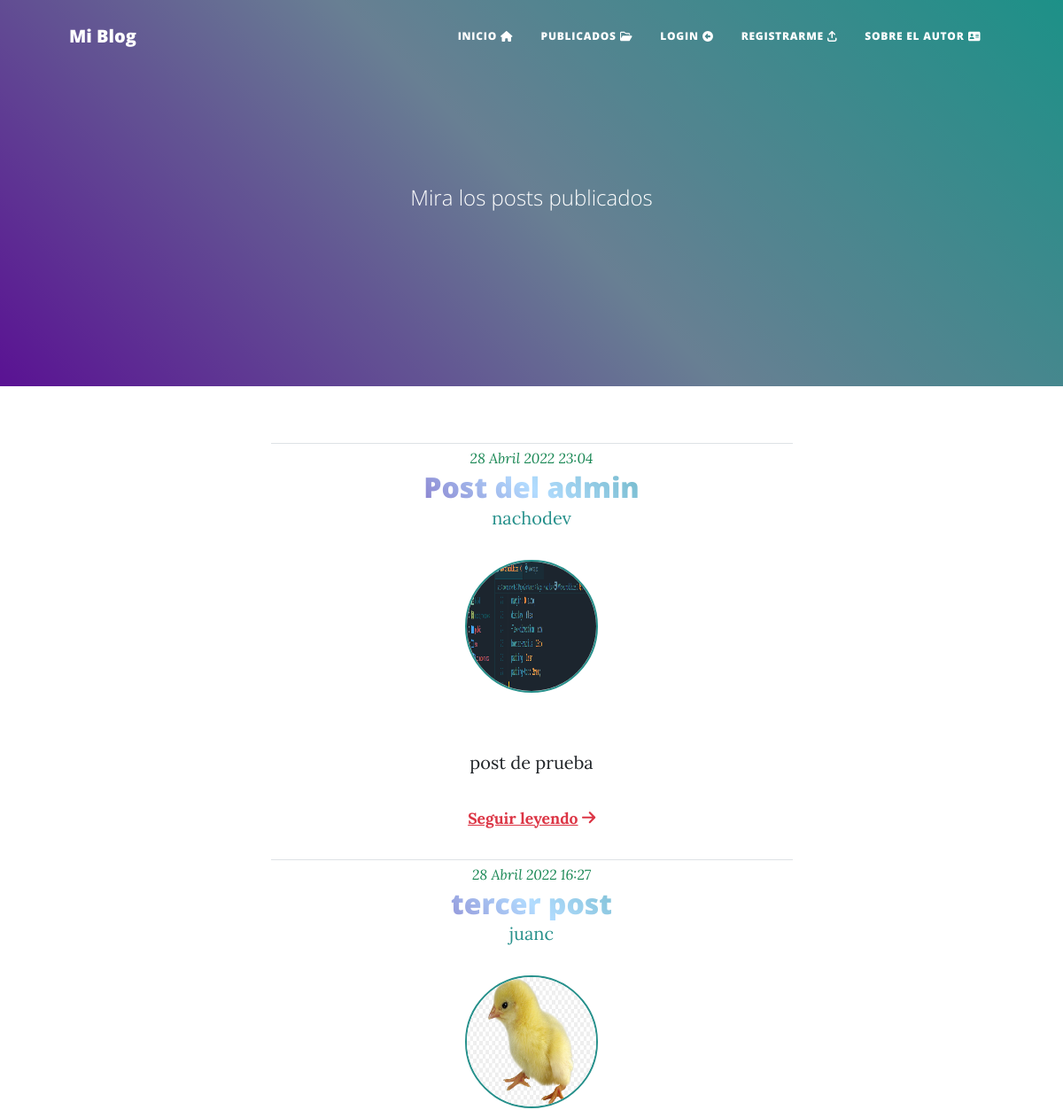
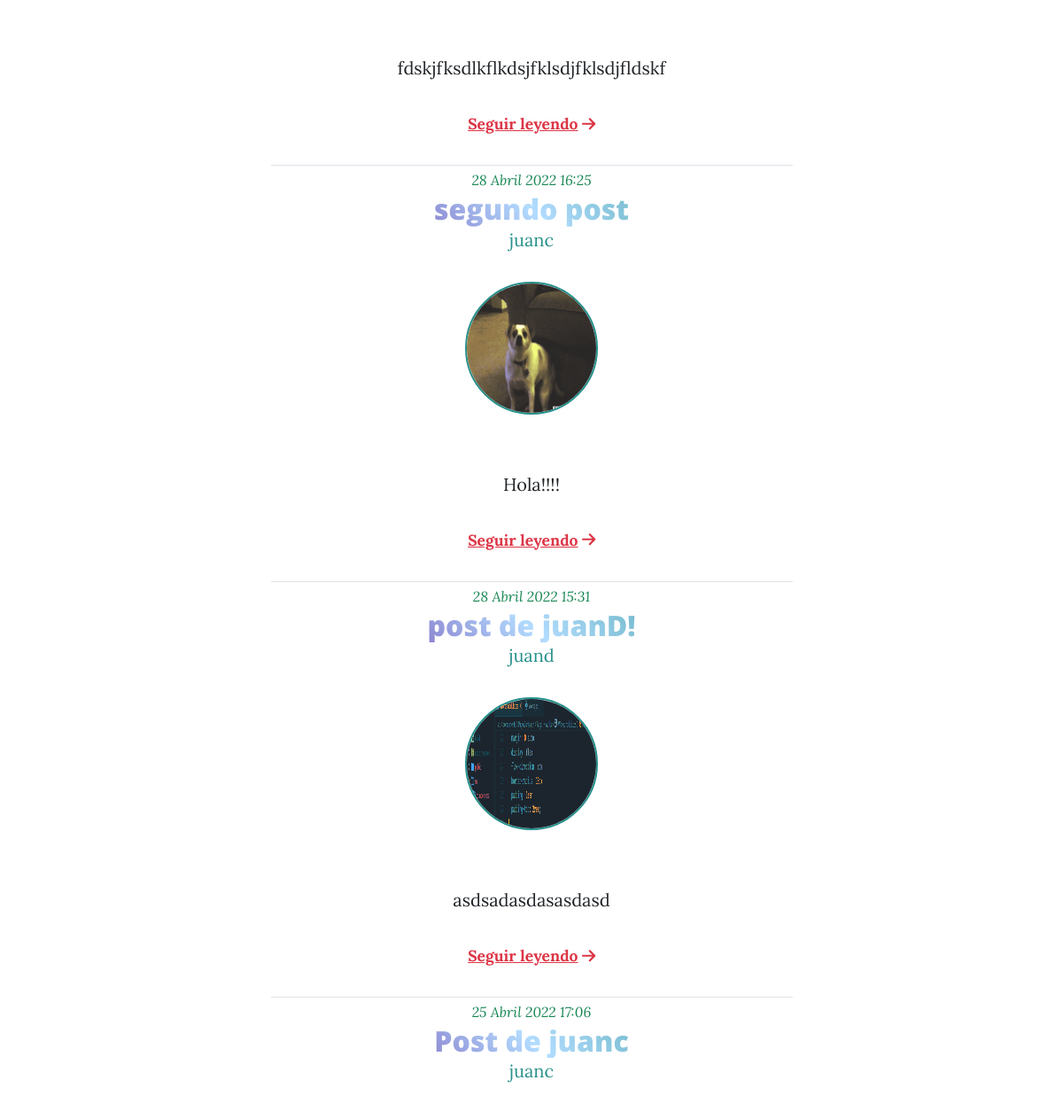
The page /pages/ (upper part) on the database as committed earlier (2 pictures, top to bottom).
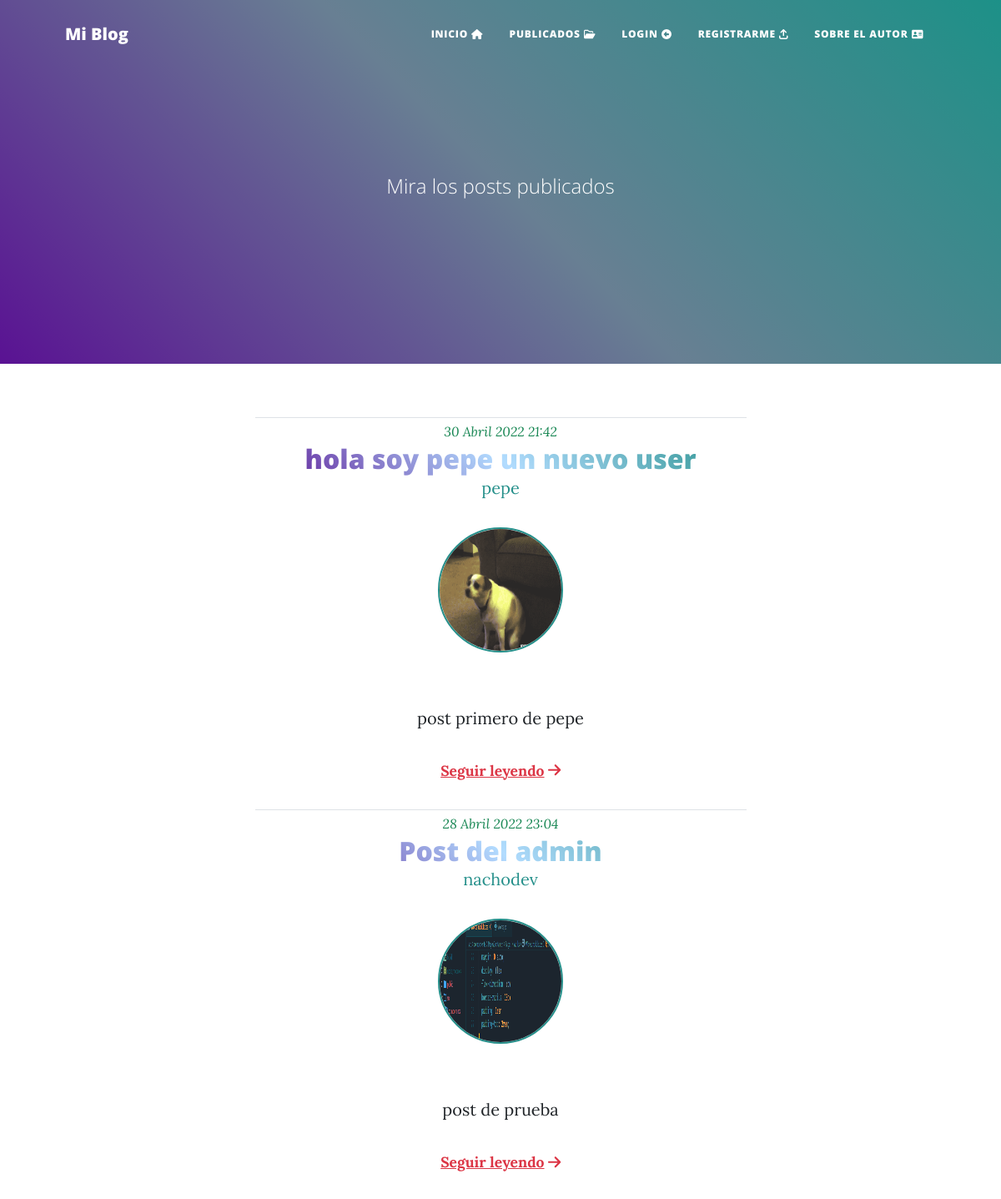
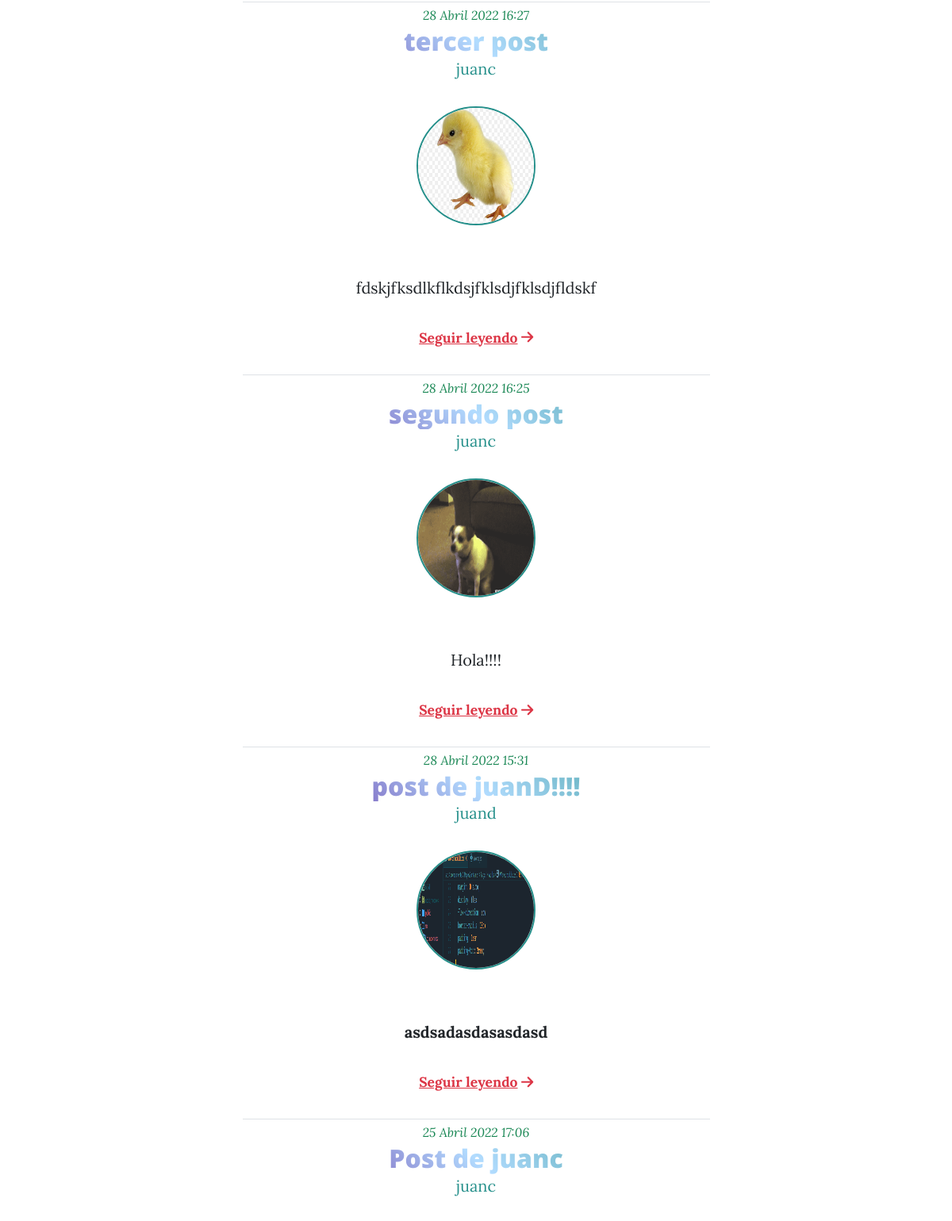
The same page on the database as committed later (2 pictures, top to bottom).
### appblog/models.py (models this page shows, shortened)
class Posteos_nuevos(models.Model):
    id = models.AutoField(primary_key=True)
    titulo = models.CharField(max_length=60)
    img = models.ImageField(null=True)
    post = RichTextField(blank=True, null=True)
    fecha = models.DateTimeField(auto_now_add=True)
    autor = models.ForeignKey(User, on_delete=models.CASCADE, default=1)

### appblog/views.py (the view)
# urls.py: path('pages/', Publicados, name='publicados'),
def Publicados(request):
    if request.user.is_authenticated:
        avatar = Avatar.objects.filter(usuario = request.user)
        if len(avatar) > 0:
            imagen = avatar[0].img.url
        else:
            imagen = ''
    else:
        imagen = ''
    posts = Posteos_nuevos.objects.all().order_by('-fecha')
    if request.method == 'GET':
        buscar = request.GET.get('buscar')
        if buscar:
            posts = Posteos_nuevos.objects.filter(titulo__icontains=buscar)
    return render(request, 'appblog/publicados.html', {'posts': posts, 'imagen': imagen})

### appblog/templates/appblog/publicados.html (shortened to what this page needs)
{% extends 'appblog/base.html' %}
{% block masthead %}
<header class="masthead " style="background: rgb(149,0,255);
background: linear-gradient(45deg, rgba(149,0,255,1) 0%, rgba(178,220,255,1) 50%, rgba(26,255,233,1) 100%);">
  <div class="container position-relative px-4 px-lg-5">
      <div class="row gx-4 gx-lg-5 justify-content-center">
          <div class="col-md-10 col-lg-8 col-xl-7">
              <div class="site-heading">
                {% if posts %}
                  <h1 class="text-white">{{Posteos_nuevos.count}}</h1>   <span class="subheading">Mira los posts publicados</span>
                  {% else %}
                <span class="subheading">No hay posteos aún...</span>
                {% endif %}
              </div>
            </div>
      </div>
  </div>
</header>
{% endblock masthead %}
{% block contenido_inicio %}
{% for post in posts %}
<div class="text-center border-top mt-3">
  <span class="fs-6 text-success fst-italic">{{post.fecha}}</span>
  <h2 style="word-break: break-word   background: rgb(149,0,255);
  background: linear-gradient(45deg, rgb(91,22,148) 0%, rgba(178,220,255,1) 50%, rgb(38,144,139) 100%);
  background-size: 100%;
  background-repeat: repeat;
  -webkit-background-clip: text;
  -webkit-text-fill-color: transparent;
  -moz-background-clip: text;
  -moz-text-fill-color: transparent;" class=" mb-0">{{post.titulo|safe}}</h2>
  <p class="m-0" style="color: rgb(38,144,139);">{{post.autor}}</p>
  <img src="{{post.img.url}}" style="margin-top:2rem;width:150px; height:150px; border: rgb(38,144,139) 2px solid" class="rounded-circle"  alt="Responsive image">
  <p style="word-break: break-word; overflow: hidden;  " class="text-start">{{ post.post|safe|slice:"800" }}</p>
  <p class="text-center">
    <small>
      <a class="text-danger" style="font-weight:bold " href="{{post.id}}/">Seguir leyendo<i class="fa-solid fa-arrow-right ms-1"></i
        ></a>
    </small>
  </p>
</div>
{% endfor %}
{% endblock %}

Rows that differ between the two databases and show on the page:
added Posteos_nuevos: fecha "30 Abril 2022 21:42", titulo "hola soy pepe un nuevo user", autor "pepe", img (picture), post "post primero de pepe"
changed Posteos_nuevos "asdsadasdasasdasd": titulo "post de juanD!" → "post de juanD!!!!"
